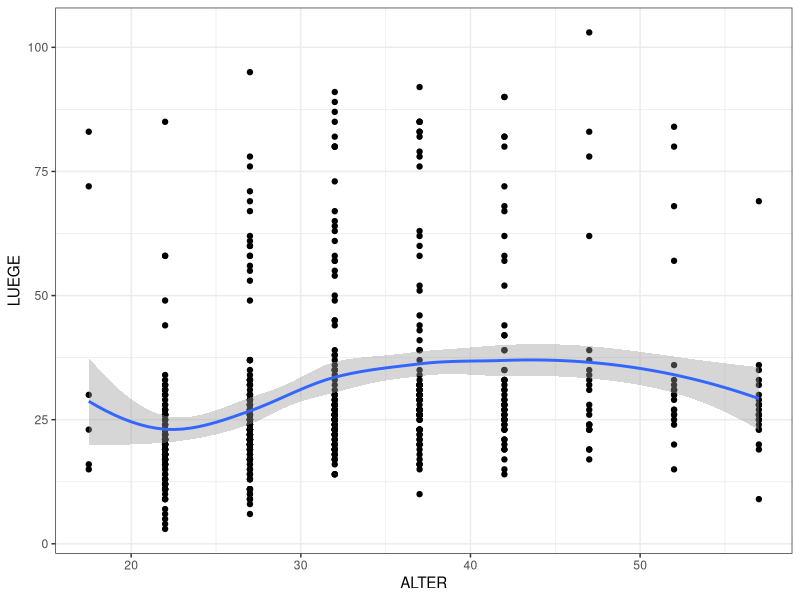

This figure's R source:
## ---- chunk 1
library(tidyverse)
library(skimr)

theme_set(theme_bw())

df <- read_csv("data/Luege.csv")
## ---- chunk 2
skim(df)
## ---- chunk 3
df_clean <- df %>% 
  mutate(J_VERH = parse_number(J_VERH, locale = locale(decimal_mark = ","))) %>% 
  mutate_at(vars(REL, GRAD), as.factor) %>% 
  select(-ID)
## ---- chunk 4
mod1 <- lm(LUEGE ~ ., data = df_clean)
## ---- chunk 5
summary(mod1)
## ---- chunk 6
pred_base <- tibble(
  GESCHLECHT = "M",
  J_VERH = 10,
  KINDER = "Nein",
  REL = "1",
  GRAD = "1",
  ANZAHL_AFF = 0
)

pred_base %>% 
  mutate(ALTER = 50) %>% 
  predict(mod1, newdata = .)

pred_base %>% 
  mutate(ALTER = 60) %>% 
  predict(mod1, newdata = .)
## ---- chunk 7
summary(mod1)$adj.r.squared
## ---- chunk 8
mod2 <- update(mod1, . ~ . + I(ALTER^2))
summary(mod2)
## ---- chunk 9
ggplot(df_clean, aes(ALTER, LUEGE)) +
  geom_point() +
  geom_smooth()
## ---- chunk 10
pred_base %>% 
  mutate(ALTER = 50) %>% 
  predict(mod2, newdata = .)

pred_base %>% 
  mutate(ALTER = 60) %>% 
  predict(mod2, newdata = .)
